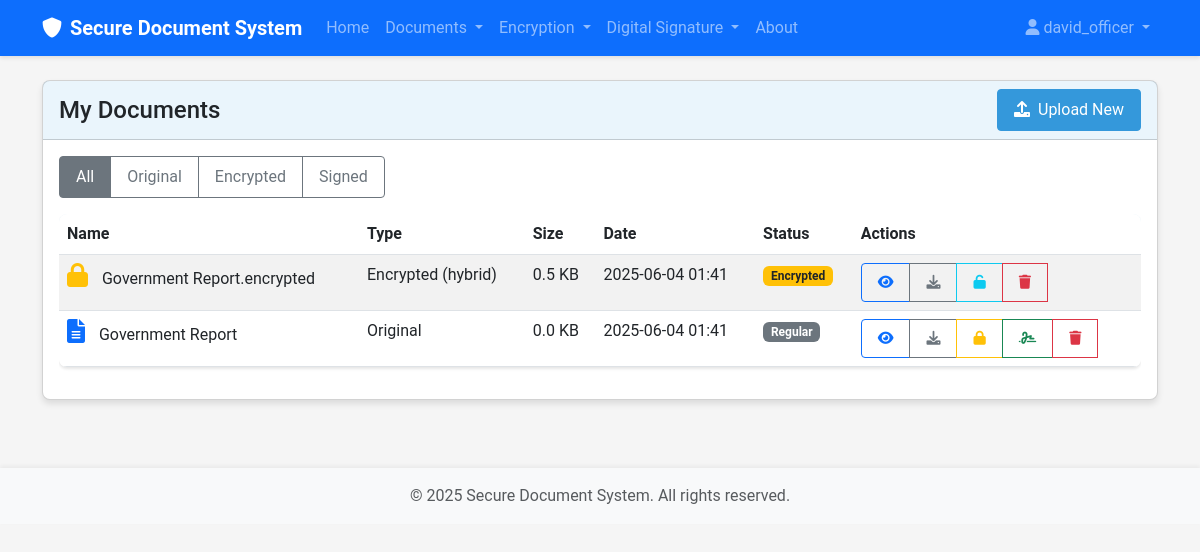
/document/list (signed in), run on the app's committed database.
### src/models/user.py (models this page shows, shortened)
class User(UserMixin, db.Model):
    id = db.Column(db.Integer, primary_key=True)
    username = db.Column(db.String(64), index=True, unique=True)
    email = db.Column(db.String(120), index=True, unique=True)
    password = db.Column(db.String(128))
    role = db.Column(db.String(20), default='reader')  # 'data_owner', 'reader', 'authority'
    created_at = db.Column(db.DateTime, default=datetime.utcnow)
    public_key = db.Column(db.Text)
    private_key_encrypted = db.Column(db.Text)
    documents = db.relationship('Document', foreign_keys='Document.user_id', backref='owner', lazy='dynamic')
    attributes = db.relationship('Attribute', secondary=user_attributes,
                                backref=db.backref('users', lazy='dynamic'))

### src/models/document.py (models this page shows, shortened)
class Document(db.Model):
    id = db.Column(db.Integer, primary_key=True)
    filename = db.Column(db.String(256), nullable=False)
    original_filename = db.Column(db.String(256), nullable=False)
    file_type = db.Column(db.String(64))
    file_size = db.Column(db.Integer)  # Size in bytes
    doc_type = db.Column(db.String(20))  # 'original', 'encrypted', 'signed'
    encryption_method = db.Column(db.String(20), nullable=True)  # 'maabe', 'hybrid', None
    access_policy = db.Column(db.Text, nullable=True)
    is_signed = db.Column(db.Boolean, default=False)
    signature_file = db.Column(db.String(256), nullable=True)
    signer_id = db.Column(db.Integer, db.ForeignKey('user.id'), nullable=True)
    user_id = db.Column(db.Integer, db.ForeignKey('user.id'), nullable=False)
    parent_id = db.Column(db.Integer, db.ForeignKey('document.id'), nullable=True)
    children = db.relationship('Document',
                              backref=db.backref('parent', remote_side=[id]),
                              foreign_keys=[parent_id])
    signer = db.relationship('User', foreign_keys=[signer_id], backref='signed_documents')
    created_at = db.Column(db.DateTime, default=datetime.utcnow)
    updated_at = db.Column(db.DateTime, default=datetime.utcnow, onupdate=datetime.utcnow)

### src/routes/document.py (the view)
@document_bp.route('/list')
@login_required
def list():
    doc_type = request.args.get('type')
    document_service = DocumentService(db)
    documents = document_service.get_user_documents(current_user.id, doc_type)
    return render_template('document/list.html', title='My Documents',
                          documents=documents)

### src/services/document_service.py (called while the page is built)
    def get_user_documents(self, user_id, doc_type=None):
        query = Document.query.filter_by(user_id=user_id)
        if doc_type:
            query = query.filter_by(doc_type=doc_type)
        return query.order_by(Document.created_at.desc()).all()

### templates/document/list.html (shortened to what this page needs)
{% extends "base.html" %}
{% block content %}
<div class="row">
    <div class="col-md-12">
        <div class="card">
            <div class="card-header d-flex justify-content-between align-items-center">
                <h4 class="mb-0">My Documents</h4>
                <div>
                    <a href="{{ url_for('document.upload') }}" class="btn btn-primary">
                        <i class="fas fa-upload me-1"></i> Upload New
                    </a>
                </div>
            </div>
            <div class="card-body">
                <div class="mb-3">
                    <div class="btn-group" role="group">
                        <a href="{{ url_for('document.list') }}" class="btn btn-outline-secondary {% if not request.args.get('type') %}active{% endif %}">All</a>
                        <a href="{{ url_for('document.list', type='original') }}" class="btn btn-outline-secondary {% if request.args.get('type') == 'original' %}active{% endif %}">Original</a>
                        <a href="{{ url_for('document.list', type='encrypted') }}" class="btn btn-outline-secondary {% if request.args.get('type') == 'encrypted' %}active{% endif %}">Encrypted</a>
                        <a href="{{ url_for('document.list', type='signed') }}" class="btn btn-outline-secondary {% if request.args.get('type') == 'signed' %}active{% endif %}">Signed</a>
                    </div>
                </div>
                {% if documents %}
                    <div class="table-responsive">
                        <table class="table table-striped">
                            <thead>
                                <tr>
                                    <th>Name</th>
                                    <th>Type</th>
                                    <th>Size</th>
                                    <th>Date</th>
                                    <th>Status</th>
                                    <th>Actions</th>
                                </tr>
                            </thead>
                            <tbody>
                                {% for document in documents %}
                                    <tr class="document-item">
                                        <td>
                                            {% if document.doc_type == 'original' %}
                                                <i class="fas fa-file-alt text-primary document-icon"></i>
                                            {% elif document.doc_type == 'encrypted' %}
                                                <i class="fas fa-lock text-warning document-icon"></i>
                                            {% elif document.doc_type == 'signed' %}
                                                <i class="fas fa-file-signature text-success document-icon"></i>
                                            {% endif %}
                                            {{ document.original_filename }}
                                        </td>
                                        <td>
                                            {% if document.doc_type == 'original' %}
                                                Original
                                            {% elif document.doc_type == 'encrypted' %}
                                                Encrypted ({{ document.encryption_method }})
                                            {% elif document.doc_type == 'signed' %}
                                                Signed
                                            {% endif %}
                                        </td>
                                        <td>{{ (document.file_size / 1024)|round(1) }} KB</td>
                                        <td>{{ document.created_at.strftime('%Y-%m-%d %H:%M') }}</td>
                                        <td>
                                            {% if document.doc_type == 'encrypted' %}
                                                <span class="badge bg-warning text-dark">Encrypted</span>
                                            {% elif document.is_signed %}
                                                <span class="badge bg-success">Signed</span>
                                            {% else %}
                                                <span class="badge bg-secondary">Regular</span>
                                            {% endif %}
                                        </td>
                                        <td>
                                            <div class="btn-group">
                                                <a href="{{ url_for('document.view', document_id=document.id) }}" class="btn btn-sm btn-outline-primary" data-bs-toggle="tooltip" title="View Details">
                                                    <i class="fas fa-eye"></i>
                                                </a>
                                                <a href="{{ url_for('document.download', document_id=document.id) }}" class="btn btn-sm btn-outline-secondary" data-bs-toggle="tooltip" title="Download">
                                                    <i class="fas fa-download"></i>
                                                </a>
                                                {% if document.doc_type == 'original' and not document.is_signed %}
                                                    <a href="{{ url_for('encryption.encrypt') }}" class="btn btn-sm btn-outline-warning" data-bs-toggle="tooltip" title="Encrypt">
                                                        <i class="fas fa-lock"></i>
                                                    </a>
                                                    <a href="{{ url_for('signature.sign', document_id=document.id) }}" class="btn btn-sm btn-outline-success" data-bs-toggle="tooltip" title="Sign">
                                                        <i class="fas fa-signature"></i>
                                                    </a>
                                                {% endif %}
                                                {% if document.doc_type == 'encrypted' %}
                                                    <a href="{{ url_for('encryption.decrypt', document_id=document.id) }}" class="btn btn-sm btn-outline-info" data-bs-toggle="tooltip" title="Decrypt">
                                                        <i class="fas fa-unlock"></i>
                                                    </a>
                                                {% endif %}
                                                <button type="button" class="btn btn-sm btn-outline-danger" data-bs-toggle="tooltip" title="Delete" onclick="confirmDelete('delete-form-{{ document.id }}')">
                                                    <i class="fas fa-trash"></i>
                                                </button>
                                            </div>
                                        </td>
                                    </tr>
                                {% endfor %}
                            </tbody>
                        </table>
                    </div>
                {% else %}
                    <div class="alert alert-info">
                        <i class="fas fa-info-circle me-2"></i> You don't have any documents yet.
                        <a href="{{ url_for('document.upload') }}" class="alert-link">Upload your first document</a>.
                    </div>
                {% endif %}
            </div>
        </div>
    </div>
</div>
{% endblock %}

### templates/base.html (shortened to what this page needs)
<!DOCTYPE html>
<html lang="en">
<head>
    <link href="https://cdn.jsdelivr.net/npm/bootstrap@5.3.0-alpha1/dist/css/bootstrap.min.css" rel="stylesheet">
    <link rel="stylesheet" href="https://cdnjs.cloudflare.com/ajax/libs/font-awesome/6.0.0/css/all.min.css">
    <link rel="stylesheet" href="{{ url_for('static', filename='css/style.css') }}">
</head>
<body>
    <nav class="navbar navbar-expand-lg navbar-dark bg-primary">
        <div class="container">
            <a class="navbar-brand" href="{{ url_for('index') }}">
                <i class="fas fa-shield-alt me-2"></i>Secure Document System
            </a>
            <div class="collapse navbar-collapse" id="navbarNav">
                <ul class="navbar-nav me-auto">
                    <li class="nav-item">
                        <a class="nav-link" href="{{ url_for('index') }}">Home</a>
                    </li>
                    {% if current_user.is_authenticated %}
                        <li class="nav-item dropdown">
                            <a class="nav-link dropdown-toggle" href="#" id="documentsDropdown" role="button" data-bs-toggle="dropdown">
                                Documents
                            </a>
                        </li>
                        <li class="nav-item dropdown">
                            <a class="nav-link dropdown-toggle" href="#" id="encryptionDropdown" role="button" data-bs-toggle="dropdown">
                                Encryption
                            </a>
                        </li>
                        <li class="nav-item dropdown">
                            <a class="nav-link dropdown-toggle" href="#" id="signatureDropdown" role="button" data-bs-toggle="dropdown">
                                Digital Signature
                            </a>
                        </li>
                    {% endif %}
                    <li class="nav-item">
                        <a class="nav-link" href="{{ url_for('about') }}">About</a>
                    </li>
                </ul>
                <ul class="navbar-nav">
                    {% if current_user.is_authenticated %}
                        <li class="nav-item dropdown">
                            <a class="nav-link dropdown-toggle" href="#" id="userDropdown" role="button" data-bs-toggle="dropdown">
                                <i class="fas fa-user me-1"></i>{{ current_user.username }}
                            </a>
                        </li>
                    {% endif %}
                </ul>
            </div>
        </div>
    </nav>
    <div class="container mt-4">
        {% block content %}{% endblock %}
    </div>
    <footer class="footer mt-5 py-3 bg-light">
        <div class="container text-center">
            <span class="text-muted">© 2025 Secure Document System. All rights reserved.</span>
        </div>
    </footer>
</body>
</html>

### static/css/style.css (style rules this page uses)
:root { --primary-color: #3498db; --secondary-color: #2ecc71; --background-color: #f5f5f5; --text-color: #333333; --danger-color: #e74c3c; --success-color: #27ae60; }
body { font-family: 'Roboto', 'Open Sans', sans-serif; background-color: var(--background-color); color: var(--text-color); min-height: 100vh; display: flex; flex-direction: column; }
.navbar { box-shadow: 0 2px 4px rgba(0, 0, 0, 0.1); }
.navbar-brand { font-weight: bold; }
.footer { margin-top: auto; box-shadow: 0 -2px 4px rgba(0, 0, 0, 0.05); }
.card { border-radius: 8px; box-shadow: 0 4px 6px rgba(0, 0, 0, 0.1); transition: transform 0.3s ease, box-shadow 0.3s ease; margin-bottom: 20px; }
.card-header { font-weight: bold; background-color: rgba(52, 152, 219, 0.1); }
.btn { border-radius: 4px; padding: 8px 16px; transition: all 0.3s ease; }
.btn-primary { background-color: var(--primary-color); border-color: var(--primary-color); }
.table { box-shadow: 0 2px 3px rgba(0, 0, 0, 0.1); border-radius: 8px; overflow: hidden; }
.table thead { background-color: rgba(52, 152, 219, 0.1); }
.table-striped tbody tr:nth-of-type(odd) { background-color: rgba(0, 0, 0, 0.02); }
.document-item { transition: background-color 0.2s ease; }
.document-icon { font-size: 1.5rem; margin-right: 10px; }

### data on the page
User: username "david_officer"
Document: doc_type "encrypted" (drawn), original_filename "Government Report.encrypted", encryption_method "hybrid", (document.file_size/1024)|round(1) "0.5", created_at "2025-06-04 01:41"
Document: doc_type "original" (drawn), original_filename "Government Report", (document.file_size/1024)|round(1) "0.0", created_at "2025-06-04 01:41"
